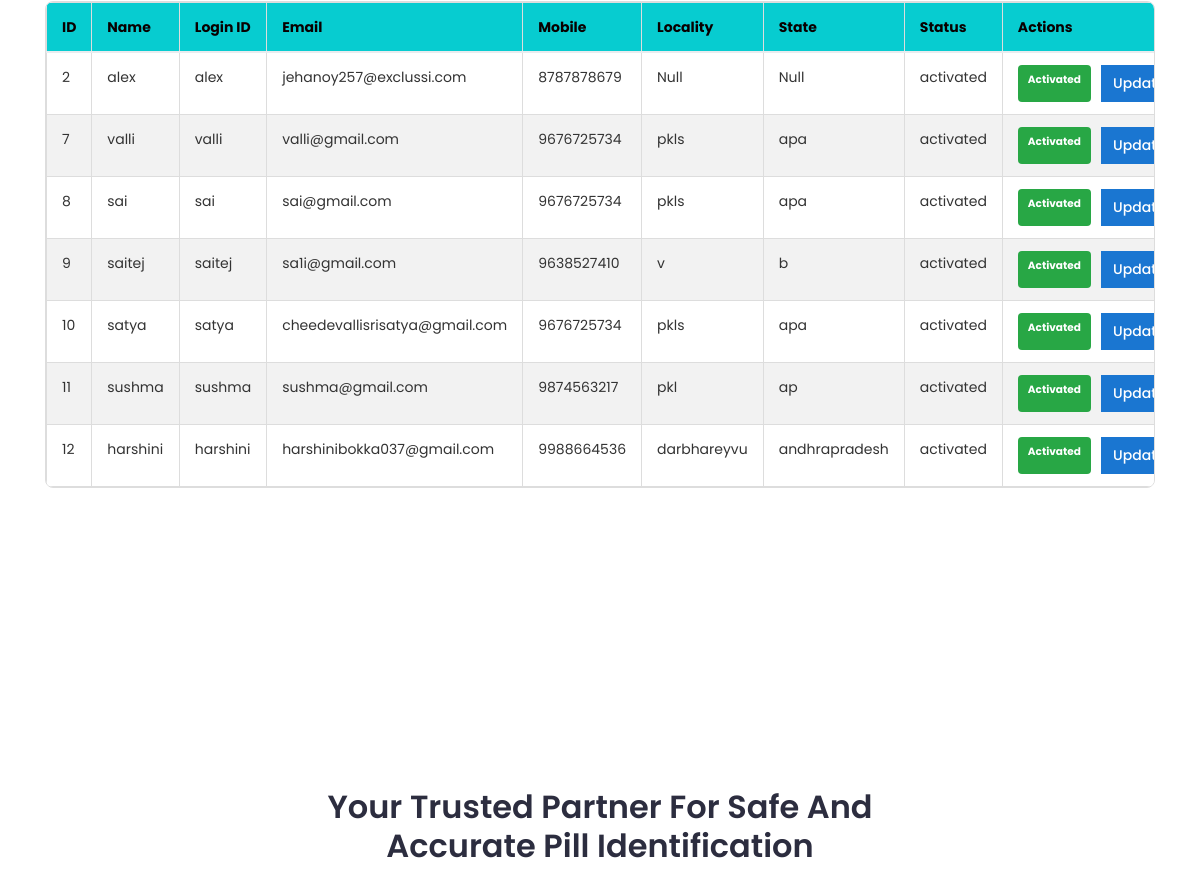
/userDetails/ (middle part), run on an earlier commit of the app's database.
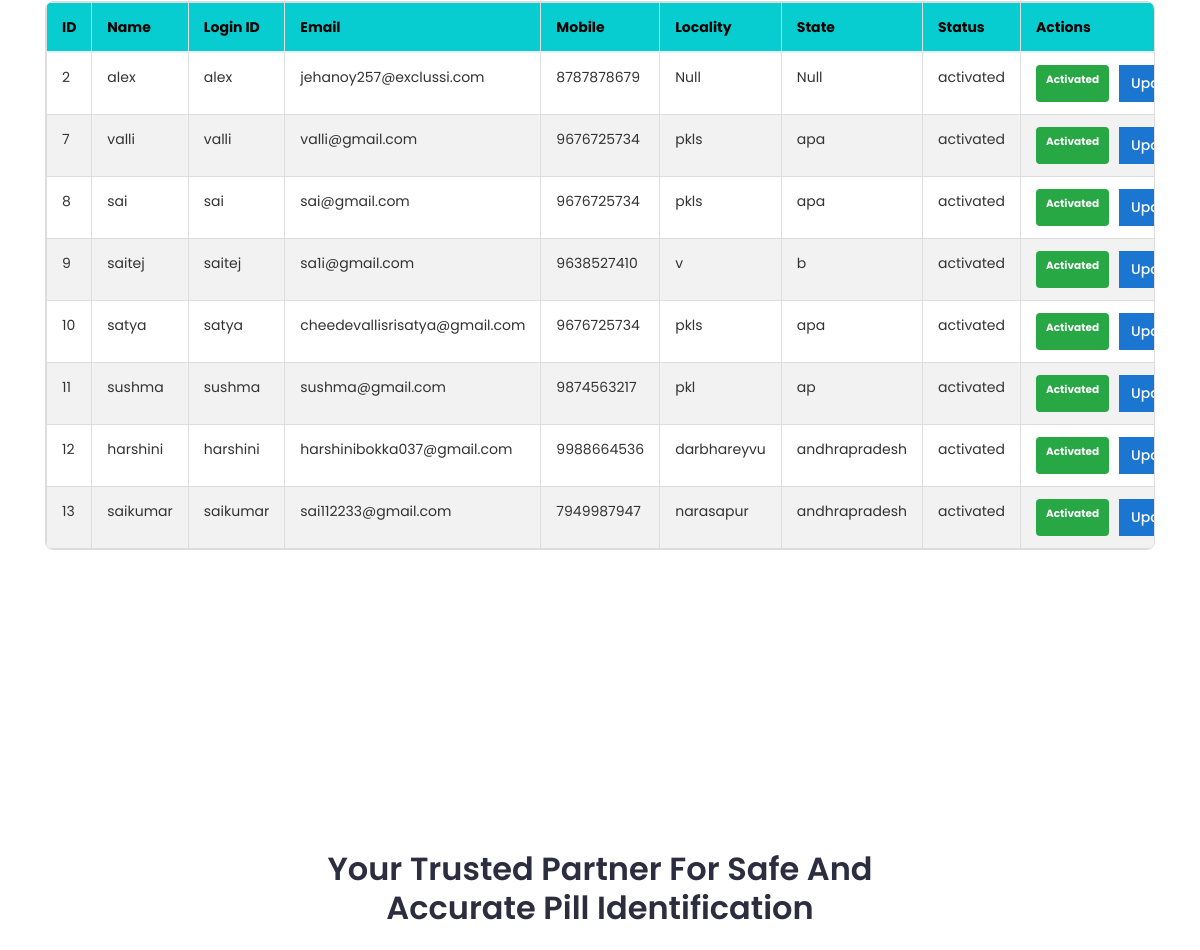
And on a later commit of the database.
### Users/models.py (models this page shows, shortened)
class UserRegisteredTable(models.Model):
    name = models.CharField(max_length=100, validators=[
        RegexValidator(regex=r'^[a-zA-Z\s]+$', message="Name must contain only letters and spaces.")
    ])
    loginid = models.CharField(max_length=20, unique=True, validators=[
        RegexValidator(regex=r'^[a-zA-Z0-9]{5,20}$', message="Login ID must be alphanumeric and between 5-20 characters.")
    ])
    email = models.EmailField(max_length=254, unique=True, validators=[
        EmailValidator(message="Enter a valid email address.")
    ])
    mobile = models.CharField(max_length=10, validators=[
        RegexValidator(regex=r'^\d{10}$', message="Mobile number must be 10 digits.")
    ])
    password = models.CharField(max_length=50, validators=[
        RegexValidator(regex=r'^(?=.*[A-Za-z])(?=.*\d)[A-Za-z\d@,$,%,&]{8,}$', message="Password must contain at least 8 characters, including letters and numbers.")
    ])
    locality = models.CharField(max_length=100, validators=[
        RegexValidator(regex=r'^[\w\s]+$', message="Locality must contain only letters, numbers, and spaces.")
    ])
    state = models.CharField(max_length=50, validators=[
        RegexValidator(regex=r'^[\w\s]+$', message="State must contain only letters, numbers, and spaces.")
    ])
    status = models.CharField(max_length=10,  default='Waiting')

### Admin/views.py (the view)
# urls.py: path('userDetails/',av.userDetails,name='userDetails'),
def userDetails(request):
    user = UserRegisteredTable.objects.all()
    user_count = user.count()
    active_count = user.filter(status='activated').count()
    inactive_count = user.filter(status='Waiting').count()
    username = request.session.get('name', 'Admin')
    return render(request, 'admin/userDetails.html', {
        'user': user,
        'user_count': user_count,
        'active_count': active_count,
        'inactive_count': inactive_count,
        'username': username
    })

### templates/admin/userDetails.html (shortened to what this page needs)
{% load static %}
<!doctype html>
<html class="no-js" lang="zxx">
<head>
    <link rel="stylesheet" href="{% static 'css/bootstrap.min.css' %}">
    <link rel="stylesheet" href="{% static 'css/nice-select.css' %}">
    <link rel="stylesheet" href="{% static 'css/font-awesome.min.css' %}">
    <link rel="stylesheet" href="{% static 'css/icofont.css' %}">
    <link rel="stylesheet" href="{% static 'css/slicknav.min.css' %}">
    <link rel="stylesheet" href="{% static 'css/owl-carousel.css' %}">
    <link rel="stylesheet" href="{% static 'css/datepicker.css' %}">
    <link rel="stylesheet" href="{% static 'css/animate.min.css' %}">
    <link rel="stylesheet" href="{% static 'css/magnific-popup.css' %}">
    <link rel="stylesheet" href="{% static 'css/normalize.css' %}">
    <link rel="stylesheet" href="{% static 'style.css' %}">
    <link rel="stylesheet" href="{% static 'css/responsive.css' %}">
</head>
<body>
    <section class="user-details-table margin-top" id="user-details-table" style="padding-bottom: 50px;">
        <div class="container">
            <div class="table-responsive" style="max-height: 600px; overflow-y: auto; border: 1px solid #ddd; border-radius: 8px;">
                <table class="user-details-table table table-hover" style="margin-bottom: 0;">
                    <thead style="position: sticky; top: 0; z-index: 10;">
                        <tr>
                            <th>ID</th>
                            <th>Name</th>
                            <th>Login ID</th>
                            <th>Email</th>
                            <th>Mobile</th>
                            <th>Locality</th>
                            <th>State</th>
                            <th>Status</th>
                            <th>Actions</th>
                        </tr>
                    </thead>
                    <tbody>
                        {% for u in user %}
                        <tr>
                            <td>{{u.id}}</td>
                            <td>{{ u.name }}</td>
                            <td>{{ u.loginid }}</td>
                            <td>{{ u.email }}</td>
                            <td>{{ u.mobile }}</td>
                            <td>{{ u.locality }}</td>
                            <td>{{ u.state }}</td>
                            <td>{{ u.status }}</td>
                            <td>
                                <div class="btn-group" role="group">
                                    {% if u.status == "Waiting" %}
                                         <a href="{% url 'activateUser' %}?loginid={{u.loginid}}" class="btn btn-success btn-sm">Activate</a>
                                    {% else %}
                                        <span class="badge badge-success" style="padding: 10px; margin-right: 5px;">Activated</span>
                                    {% endif %}
                                    <a href="{% url 'updateUser' %}?loginid={{u.loginid}}" class="btn btn-primary btn-sm" style="margin-left: 5px;">Update</a>
                                </div>
                            </td>
                        </tr>
                        {% empty %}
                        <tr>
                            <td colspan="9" class="text-center">No users found.</td>
                        </tr>
                        {% endfor %}
                    </tbody>
                </table>
            </div>
        </div>
    </section>
        <section class="features section margin-top">
            <div class="container">
                <div class="row">
                    <div class="col-lg-12">
                        <div class="section-title">
                            <h2>Your Trusted Partner for Safe and Accurate Pill Identification</h2>
                        </div>
                    </div>
                </div>
            </div>
        </section>
</body>
</html>

What changed in the data, as far as the page shows it:
added UserRegisteredTable: id "13", name "saikumar", loginid "saikumar", email "sai112233@gmail.com", mobile "7949987947", locality "narasapur", state "andhrapradesh", status "activated", shows "Activated"
